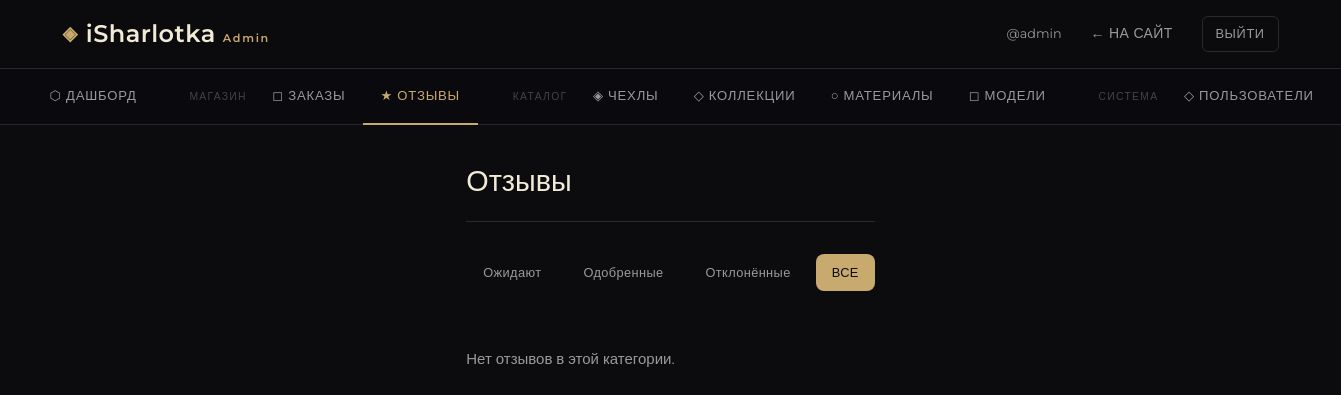
Page /admin/reviews.php?status=all (signed in) on the earlier database version.
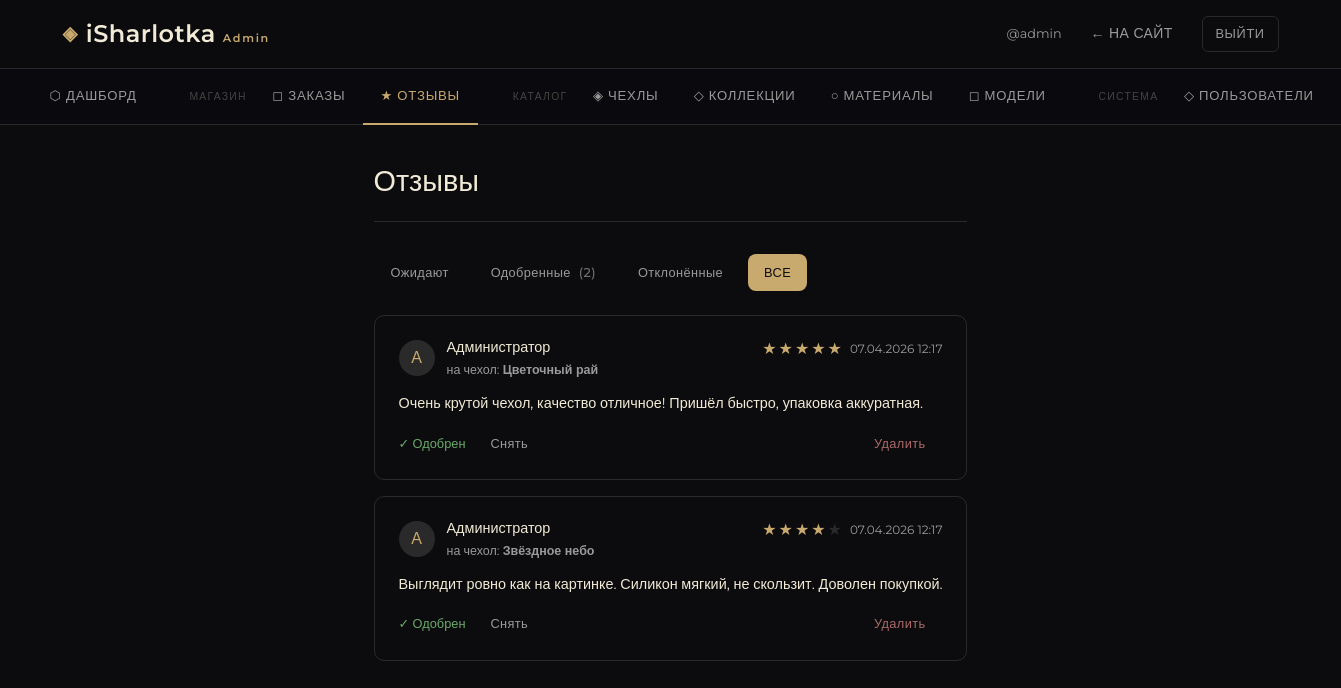
Same page on the later database version.
### tables this page shows
CREATE TABLE IF NOT EXISTS reviews (
    id_review INT AUTO_INCREMENT PRIMARY KEY,
    user_id INT NOT NULL,
    case_id INT NOT NULL,
    rating TINYINT NOT NULL,
    text TEXT NOT NULL,
    status ENUM('pending','approved','rejected') DEFAULT 'pending',
    created_at TIMESTAMP DEFAULT CURRENT_TIMESTAMP,
    FOREIGN KEY (user_id) REFERENCES users(id_user) ON DELETE CASCADE,
    FOREIGN KEY (case_id) REFERENCES cases_catalog(id_case) ON DELETE CASCADE
);

CREATE TABLE IF NOT EXISTS users (
    id_user INT AUTO_INCREMENT PRIMARY KEY,
    login VARCHAR(50) UNIQUE NOT NULL,
    email VARCHAR(100) UNIQUE NOT NULL,
    password VARCHAR(255) NOT NULL,
    fullname VARCHAR(100),
    role ENUM('user','admin') DEFAULT 'user',
    created_at TIMESTAMP DEFAULT CURRENT_TIMESTAMP
);

CREATE TABLE IF NOT EXISTS cases_catalog (
    id_case INT AUTO_INCREMENT PRIMARY KEY,
    title VARCHAR(200) NOT NULL,
    description TEXT,
    price DECIMAL(10,2) NOT NULL,
    count INT DEFAULT 0,
    image VARCHAR(255),
    collection_id INT,
    inscription VARCHAR(255),
    sticker TINYINT(1) DEFAULT 0,
    color VARCHAR(50),
    material_id INT,
    model_id INT,
    has_3d TINYINT(1) DEFAULT 0,
    created_at TIMESTAMP DEFAULT CURRENT_TIMESTAMP,
    FOREIGN KEY (material_id) REFERENCES materials(id_material) ON DELETE SET NULL,
    FOREIGN KEY (model_id) REFERENCES device_models(id_model) ON DELETE SET NULL,
    FOREIGN KEY (collection_id) REFERENCES collections(id_collection) ON DELETE SET NULL
);

### admin/reviews.php (the view, shortened to what this page needs)
<?php
require_once dirname(__DIR__) . '/config/db.php';
$filter = $_GET['status'] ?? 'pending';
$where = $filter !== 'all' ? "WHERE r.status='$filter'" : '';
$reviews = $pdo->query("SELECT r.*, u.fullname, u.login, c.title as case_title
    FROM reviews r
    JOIN users u ON r.user_id = u.id_user
    JOIN cases_catalog c ON r.case_id = c.id_case
    $where ORDER BY r.created_at DESC")->fetchAll();
$counts = $pdo->query("SELECT status, COUNT(*) as n FROM reviews GROUP BY status")->fetchAll(PDO::FETCH_KEY_PAIR);
require_once __DIR__ . '/header.php';
?>
<div class="admin-page-header">
    <h1>Отзывы</h1>
</div>
<div style="display:flex;gap:0.5rem;margin-bottom:1.5rem;flex-wrap:wrap">
    <?php foreach (['pending'=>'Ожидают','approved'=>'Одобренные','rejected'=>'Отклонённые','all'=>'Все'] as $k=>$v): ?>
    <a href="?status=<?= $k ?>" class="btn <?= $filter===$k?'btn-primary':'btn-ghost' ?> btn-sm">
        <?= $v ?> <?php if (isset($counts[$k])): ?><span style="opacity:.7">(<?= $counts[$k] ?>)</span><?php endif; ?>
    </a>
    <?php endforeach; ?>
</div>
<?php if (!$reviews): ?>
    <div style="color:var(--text-muted);padding:2rem 0">Нет отзывов в этой категории.</div>
<?php else: ?>
<div style="display:flex;flex-direction:column;gap:1rem">
<?php foreach ($reviews as $r): ?>
<div style="background:var(--card-bg);border:1px solid var(--border);border-radius:10px;padding:1.25rem 1.5rem">
    <div style="display:flex;align-items:flex-start;justify-content:space-between;gap:1rem;flex-wrap:wrap">
        <div style="display:flex;align-items:center;gap:0.75rem">
            <div style="width:36px;height:36px;border-radius:50%;background:var(--border);display:flex;align-items:center;justify-content:center;font-family:var(--font-display);color:var(--gold);font-size:1rem">
                <?= mb_strtoupper(mb_substr($r['fullname'] ?: $r['login'], 0, 1)) ?>
            </div>
            <div>
                <div style="color:var(--cream);font-size:0.9rem"><?= htmlspecialchars($r['fullname'] ?: $r['login']) ?></div>
                <div style="color:var(--text-muted);font-size:0.78rem">на чехол: <strong><?= htmlspecialchars($r['case_title']) ?></strong></div>
            </div>
        </div>
        <div style="display:flex;align-items:center;gap:0.5rem">
            <div style="display:flex;gap:2px">
                <?php for ($s=1;$s<=5;$s++): ?>
                    <span style="color:<?= $s<=$r['rating']?'var(--gold)':'var(--border)' ?>;font-size:1rem">★</span>
                <?php endfor; ?>
            </div>
            <span style="font-size:0.75rem;color:var(--text-muted)"><?= date('d.m.Y H:i', strtotime($r['created_at'])) ?></span>
        </div>
    </div>
    <p style="color:var(--cream);font-size:0.9rem;margin:0.75rem 0;line-height:1.6"><?= htmlspecialchars($r['text']) ?></p>
    <div style="display:flex;gap:0.5rem;align-items:center">
        <?php if ($r['status'] === 'pending'): ?>
            <form method="post" style="display:inline">
                <input type="hidden" name="id" value="<?= $r['id_review'] ?>">
                <input type="hidden" name="action" value="approve">
                <button class="btn btn-primary btn-sm">✓ Одобрить</button>
            </form>
            <form method="post" style="display:inline">
                <input type="hidden" name="id" value="<?= $r['id_review'] ?>">
                <input type="hidden" name="action" value="reject">
                <button class="btn btn-ghost btn-sm">✕ Отклонить</button>
            </form>
        <?php elseif ($r['status'] === 'approved'): ?>
            <span style="color:#6aaa6a;font-size:0.8rem">✓ Одобрен</span>
            <form method="post" style="display:inline">
                <button class="btn btn-ghost btn-sm">Снять</button>
            </form>
        <?php endif; ?>
        <form method="post" style="display:inline;margin-left:auto" onsubmit="return confirm('Удалить отзыв?')">
            <button class="btn btn-ghost btn-sm" style="color:#aa6a6a">Удалить</button>
        </form>
    </div>
</div>
<?php endforeach; ?>
</div>
<?php endif; ?>
<?php require_once __DIR__ . '/footer.php'; ?>

Differences in the rows shown:
added reviews: user.fullname "А", user.fullname "Администратор", case.title "Цветочный рай", created_at "07.04.2026 12:17", text "Очень крутой чехол, качество отличное! Пришёл быстро, упаковка аккуратная."
added reviews: user.fullname "А", user.fullname "Администратор", case.title "Звёздное небо", created_at "07.04.2026 12:17", text "Выглядит ровно как на картинке. Силикон мягкий, не скользит. Доволен покупкой."
Other differences:
new list line: "Одобренные ( 2 )"
list line gone: "Одобренные"
text no longer shown: "Нет отзывов в этой категории."
